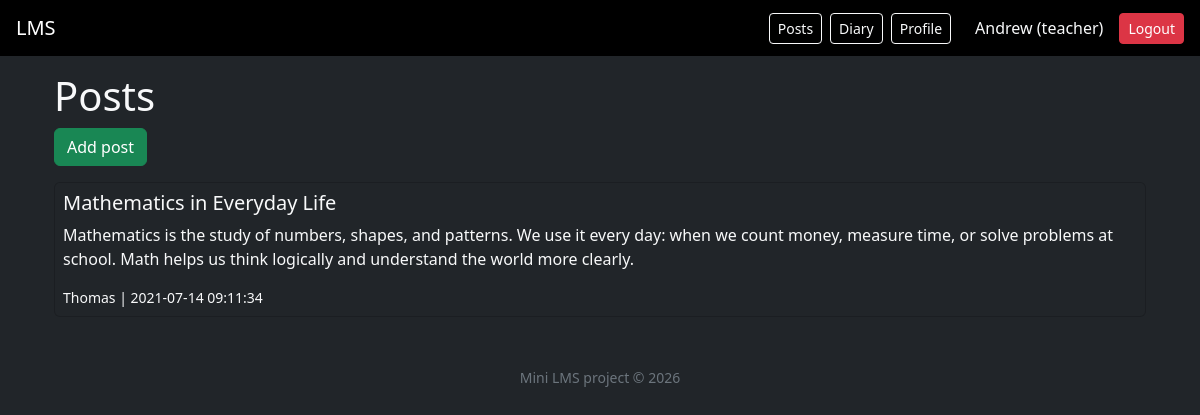
/?page=posts (signed in), run on the app's committed database.
### tables this page shows
CREATE TABLE `posts` (
  `id` int(11) NOT NULL,
  `title` varchar(255) DEFAULT NULL,
  `content` text DEFAULT NULL,
  `user_id` int(11) DEFAULT NULL,
  `visibility` varchar(50) DEFAULT NULL,
  `created_at` timestamp NOT NULL DEFAULT current_timestamp()
);

CREATE TABLE `users` (
  `id` int(11) NOT NULL,
  `email` varchar(255) DEFAULT NULL,
  `password` varchar(255) DEFAULT NULL,
  `role` varchar(50) DEFAULT NULL
);

### controllers/PostController.php (called while the page is built, shortened)
<?php
class PostController {
    public function index() {
        render('posts', ['posts' => (new Post())->allVisible()]);
    }
}
?>

### models/Post.php (called while the page is built, shortened)
<?php
class Post {
    public function allVisible() {
        global $pdo;
        $role = user()['role'] ?? 'guest';
        $stmt = $pdo->prepare("
            SELECT p.*, u.email
            FROM posts p
            JOIN users u ON p.user_id = u.id
            WHERE p.visibility='all' OR p.visibility=?
            ORDER BY p.id DESC
        ");
        $stmt->execute([$role]);
        return $stmt->fetchAll(PDO::FETCH_ASSOC);
    }
}
?>

### views/posts.php (the view, shortened to what this page needs)
<div class="container">
    <h1>Posts</h1>
    <a href="?page=add" class="btn btn-success mb-3">Add post</a>
    <?php foreach ($posts as $p): ?>
        <div class="card bg-dark text-light p-2 mb-2">
            <h5><?= htmlspecialchars($p['title']) ?></h5>
            <p><?= htmlspecialchars($p['content']) ?></p>
            <small>
                <?= htmlspecialchars($p['email']) ?> |
                <?= $p['created_at'] ?>
            </small>
        </div>
    <?php endforeach; ?>
</div>

### data on the page
posts: title "Mathematics in Everyday Life", content "Mathematics is the study of numbers, shapes, and patterns. We use it every day: when we count money, measure time, or solve problems at school. Math helps us think logically and understand the world more clearly.", user.email "Thomas", created_at "2021-07-14 09:11:34"

### other printed values
$u['email'] "Andrew"
$u['role'] "teacher"
